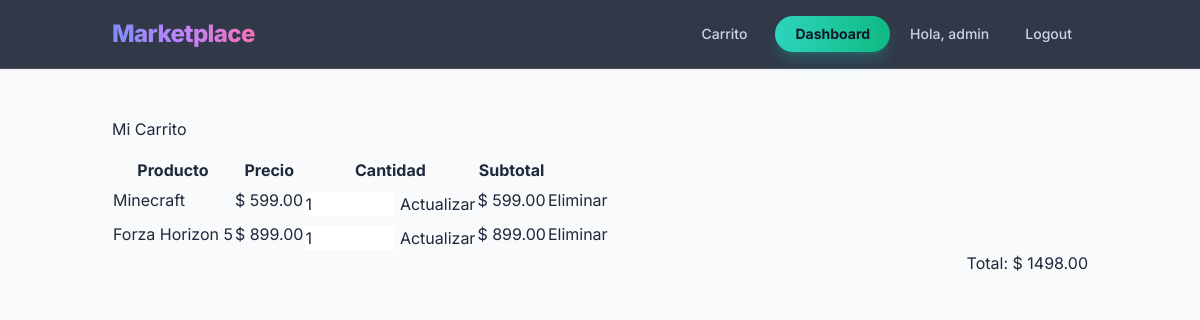
Page /cart/ (signed in) on the earlier database version.
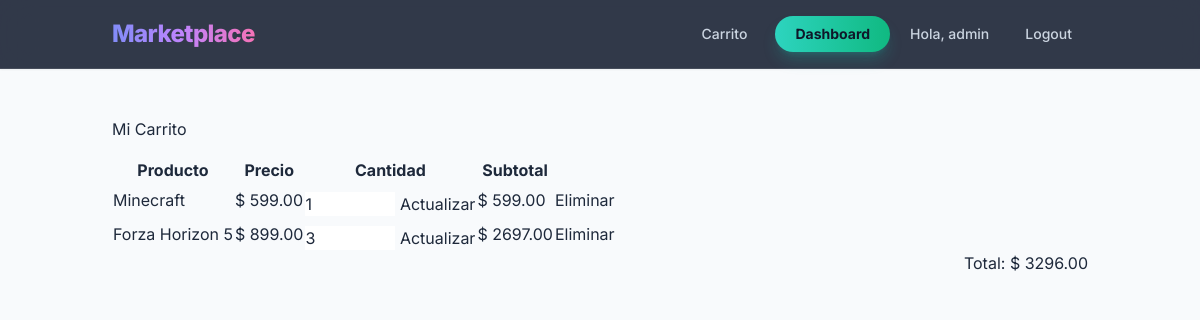
Same page on the later database version.
### store/models.py (models this page shows, shortened)
class CartItem(models.Model):
    id = models.UUIDField(primary_key=True, default=uuid.uuid4, editable=False)
    cart = models.ForeignKey(Cart, on_delete=models.CASCADE)
    product = models.ForeignKey(Product, on_delete=models.CASCADE)
    quantity = models.PositiveIntegerField(default=1)
    class Meta:
        unique_together = ('cart', 'product')
    @property
    def subtotal(self):
        return self.product.price * self.quantity

class Product(models.Model):
    id = models.UUIDField(primary_key=True, default=uuid.uuid4, editable=False)
    name = models.CharField(max_length=150)
    description = models.TextField()
    price = models.DecimalField(max_digits=10, decimal_places=2)
    stock = models.PositiveIntegerField(default=0)
    image = models.ImageField(upload_to='products/', blank=True, null=True)
    owner = models.ForeignKey(
        User,
        on_delete=models.CASCADE,
        related_name='products'
    )  # 1:N
    categories = models.ManyToManyField(
        Category,
        related_name='products'
    )  # N:M
    created_at = models.DateTimeField(auto_now_add=True)

class Cart(models.Model):
    id = models.UUIDField(primary_key=True, default=uuid.uuid4, editable=False)
    user = models.ForeignKey(
        User,
        on_delete=models.CASCADE,
        related_name='carts'
    )  # 1:N
    products = models.ManyToManyField(
        Product,
        through='CartItem',
        related_name='carts'
    )
    created_at = models.DateTimeField(auto_now_add=True)
    @property
    def total(self):
        return sum(item.subtotal for item in self.cartitem_set.all())

### store/views.py (the view)
# urls.py: path('cart/', views.cart_detail, name='cart_detail'),
@login_required
def cart_detail(request):
    cart, created = Cart.objects.get_or_create(
        user=request.user
    )
    return render(request, 'store/cart_detail.html', {
        'cart': cart
    })

### store/templates/store/cart_detail.html (shortened to what this page needs)
{% extends 'store/base.html' %}
{% block content %}
<h2 class="mb-4">Mi Carrito</h2>
{% if cart.cartitem_set.all %}
<table class="table table-bordered align-middle">
    <thead>
        <tr>
            <th>Producto</th>
            <th>Precio</th>
            <th>Cantidad</th>
            <th>Subtotal</th>
            <th></th>
        </tr>
    </thead>
    <tbody>
    {% for item in cart.cartitem_set.all %}
        <tr>
            <td>{{ item.product.name }}</td>
            <td>$ {{ item.product.price }}</td>
            <td>
                <form method="POST"
                      action="{% url 'update_cart_item' item.id %}">
                    <input type="number"
                           name="quantity"
                           value="{{ item.quantity }}"
                           min="1"
                           class="form-control"
                           style="width:90px;">
                    <button class="btn btn-sm btn-primary mt-2">
                        Actualizar
                    </button>
                </form>
            </td>
            <td>
                $ {{ item.subtotal }}
            </td>
            <td>
                <a href="{% url 'remove_from_cart' item.id %}"
                   class="btn btn-danger btn-sm">
                    Eliminar
                </a>
            </td>
        </tr>
    {% endfor %}
    </tbody>
</table>
<div class="text-end">
    <h3>Total: $ {{ cart.total }}</h3>
</div>
{% else %}
<div class="alert alert-info">
    Tu carrito está vacío
</div>
{% endif %}
{% endblock %}

Differences in the rows shown:
changed CartItem "Forza Horizon 5": quantity "1" → "3"; subtotal "899.00" → "2697.00"
changed through a linked row, Cart: total "1498.00" → "3296.00"
